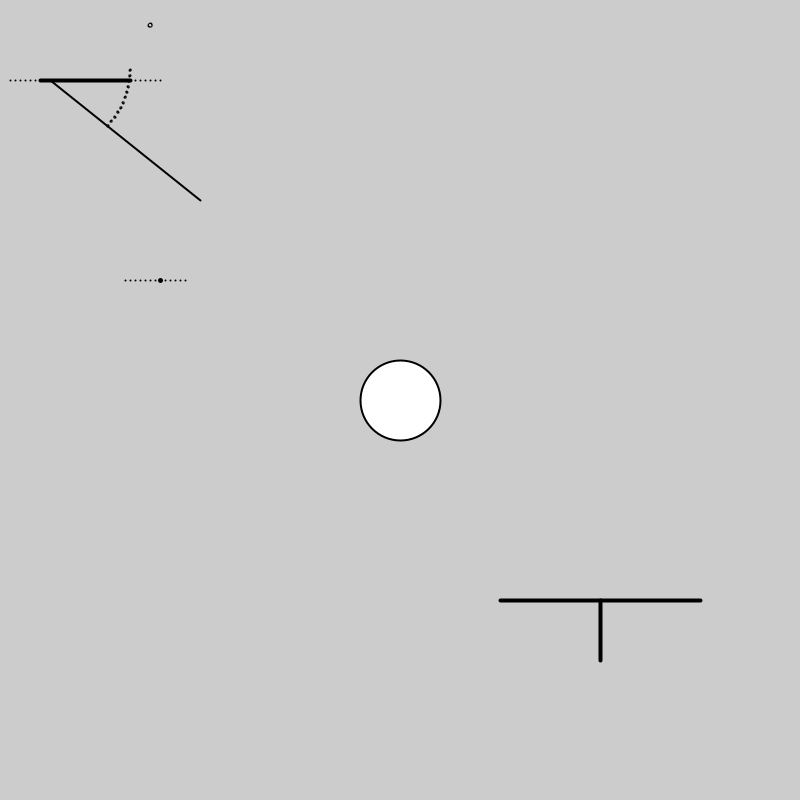
Frame 1 (no input)
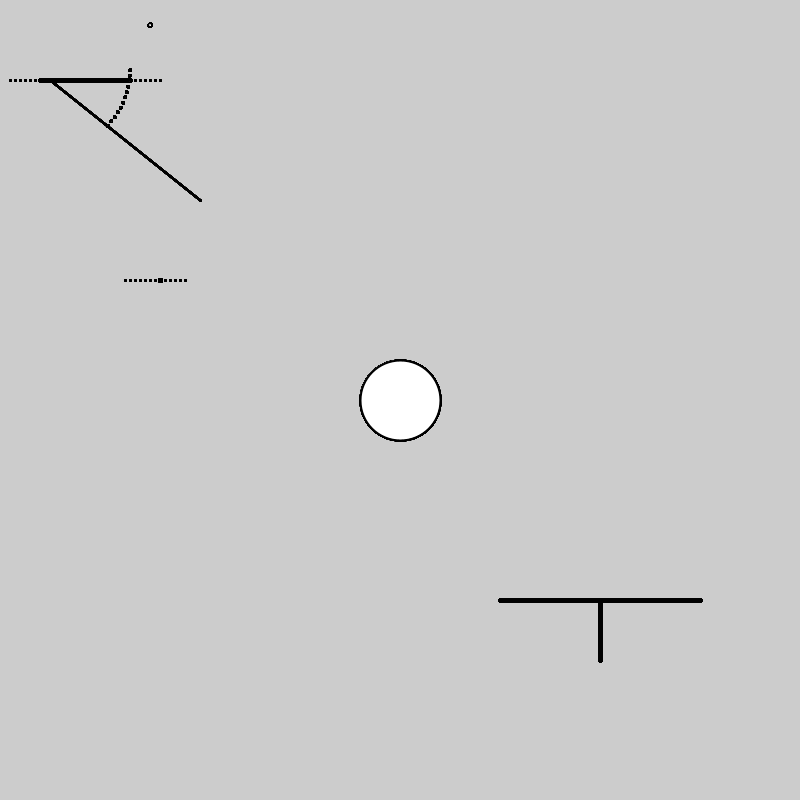
Frame 60 (the mouse pressed at the canvas centre just before this capture)
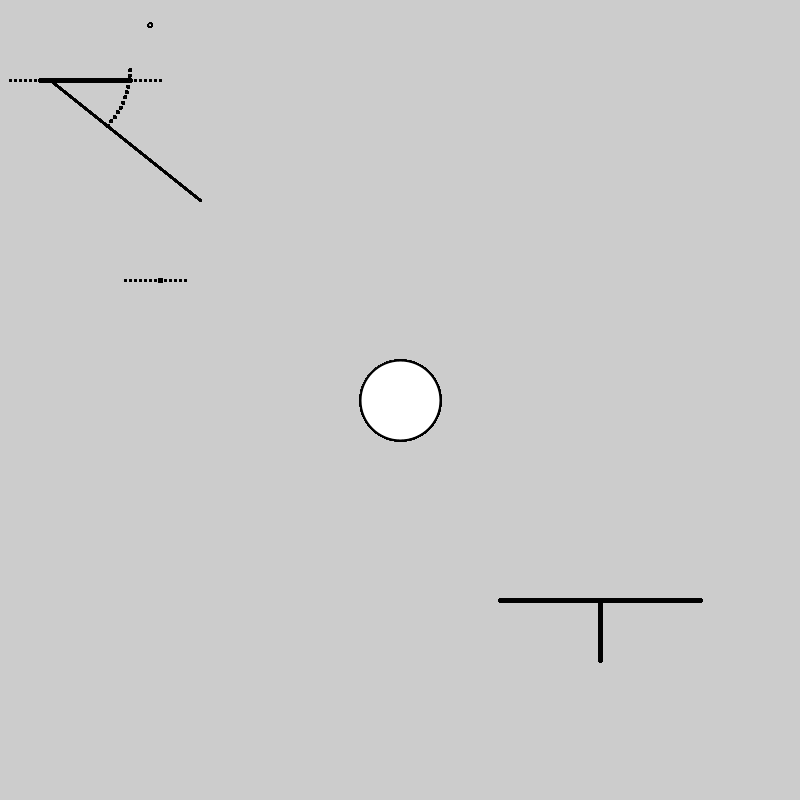
Frame 120 (the mouse held since frame 60 and released just before this capture)

The Processing sketch that drew these frames (run headless with seeded random() and noise(); from frame 60 on, the mouse is pressed at the canvas centre):

// Processing sketch: e1Euclides
// ── e1Euclides.pde
 
   void setup(){
    size(800, 800);
  }
  
  //actualizacion del bosquejo
  void draw(){
    other();
  }
  
  void other(){
   
    strokeWeight (4);
    ellipse(150, 25,1,1);
     line(130, 80, 40, 80);
     line(600, 660, 600, 600);
      line(700, 600, 500, 600);
     
     strokeWeight(2);
point(10, 80);
point(15, 80);
point(20, 80);
point(25, 80);
point(30, 80);
point(35, 80);
point(135, 80);
point(140, 80);
point(145, 80);
point(150, 80);
point(155, 80);
point(160, 80);

 ellipse(400,400,80,80);
  line(200, 200, 50, 80);


for (int g = 0; g < 45; g += 4) {
float angle = radians(g);
float x = 50 + (cos(angle) * 80);
float y = 70+ (sin(angle) * 80);
ellipse(x, y, 1, 1);
}

 point(130, 280);
point(125, 280);
point(135, 280);
point(140, 280);
point(145, 280);
point(150, 280);
point(155, 280);

point(165, 280);
point(170, 280);
point(175, 280);
point(180, 280);
point(185, 280);

strokeWeight(5);
point(160, 280);
  }
